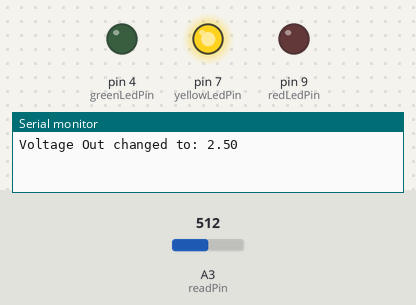
Recording of a sketch running on a simulated Arduino Uno, built with avr-gcc and run on an emulated ATmega328P. Shown: output pins drawn as LEDs (lit = HIGH), the last lines printed to the serial monitor. The test bench sets the inputs (shaded band); at power-on: A3 (readPin) = 512.

Above: at 1.2 s.
1.3 s: A3 (readPin) set to 493
At 1.8 s:
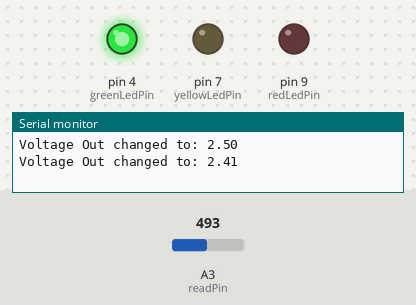
2.8 s: A3 (readPin) set to 900
At 4.0 s:
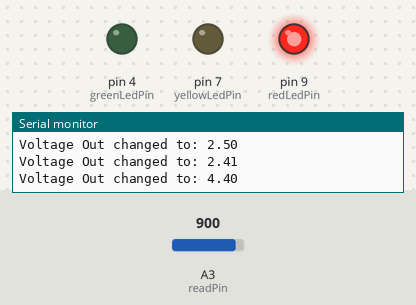
4.3 s: A3 (readPin) set to 836
5.8 s: A3 (readPin) set to 811
At 6.7 s:
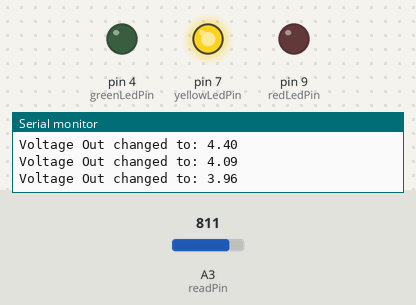
7.3 s: A3 (readPin) set to 1023
At 7.9 s:
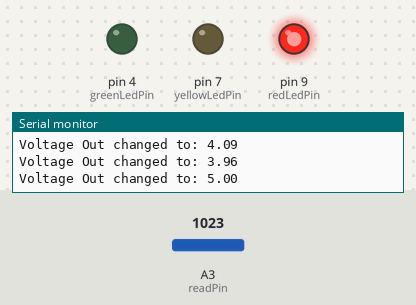
Timing chart, 0 to 9.8 s (numbered marks = the images above; inputs shaded):
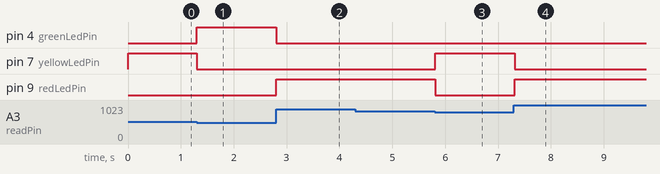

Measured:
- the behaviour switches between 512 and 511 on A3 (readPin) (found by bisection; images 0 and 1)
- the behaviour switches between 819 and 818 on A3 (readPin) (found by bisection; images 2 and 3)
- after the input at 1.3 s, pin 4 (greenLedPin): LOW → HIGH at once; pin 7 (yellowLedPin): HIGH → LOW at once
- after the input at 2.8 s, pin 4 (greenLedPin): HIGH → LOW at once; pin 9 (redLedPin): LOW → HIGH at once
- after the input at 5.8 s, pin 7 (yellowLedPin): LOW → HIGH at once; pin 9 (redLedPin): HIGH → LOW at once
- after the input at 7.3 s, pin 7 (yellowLedPin): HIGH → LOW at once; pin 9 (redLedPin): LOW → HIGH at once

The sketch:

Tutorial-13.ino
```cpp
int readPin = A3;
int redLedPin = 9, yellowLedPin = 7, greenLedPin = 4;
float prevVoltageOut;

void setup() {
  pinMode(readPin, INPUT);
  pinMode(redLedPin, OUTPUT);
  pinMode(yellowLedPin, OUTPUT);
  pinMode(greenLedPin, OUTPUT);
  Serial.begin(9600);
}

float calculateVoltage(int analogReadVal) {
  return 5./1023. * analogReadVal;
}

void loop() {
  float analogReadVal = analogRead(readPin);
  float voltageOut = calculateVoltage(analogReadVal);

  if (voltageOut != prevVoltageOut) {
    digitalWrite(greenLedPin, voltageOut < 2.5 ? HIGH : LOW);
    digitalWrite(yellowLedPin, voltageOut >= 2.5 && voltageOut < 4 ? HIGH : LOW);
    digitalWrite(redLedPin, voltageOut >= 4 ? HIGH : LOW);

    Serial.print("Voltage Out changed to: ");
    Serial.println(voltageOut);
  }
  delay(100);
  prevVoltageOut = voltageOut;
}

/* NOTES
Program above uses if statements to determine what LED to light, depending on the
voltage set by the potentiometer

HWK
3 LEDS:
<3V -> green led
3-4v -> yellow led (I changed this to 2.5v)
4> -> red led

SELF LEARNING
You can use ternary operator instead of IF statements, same structure as JS.
*/
```
